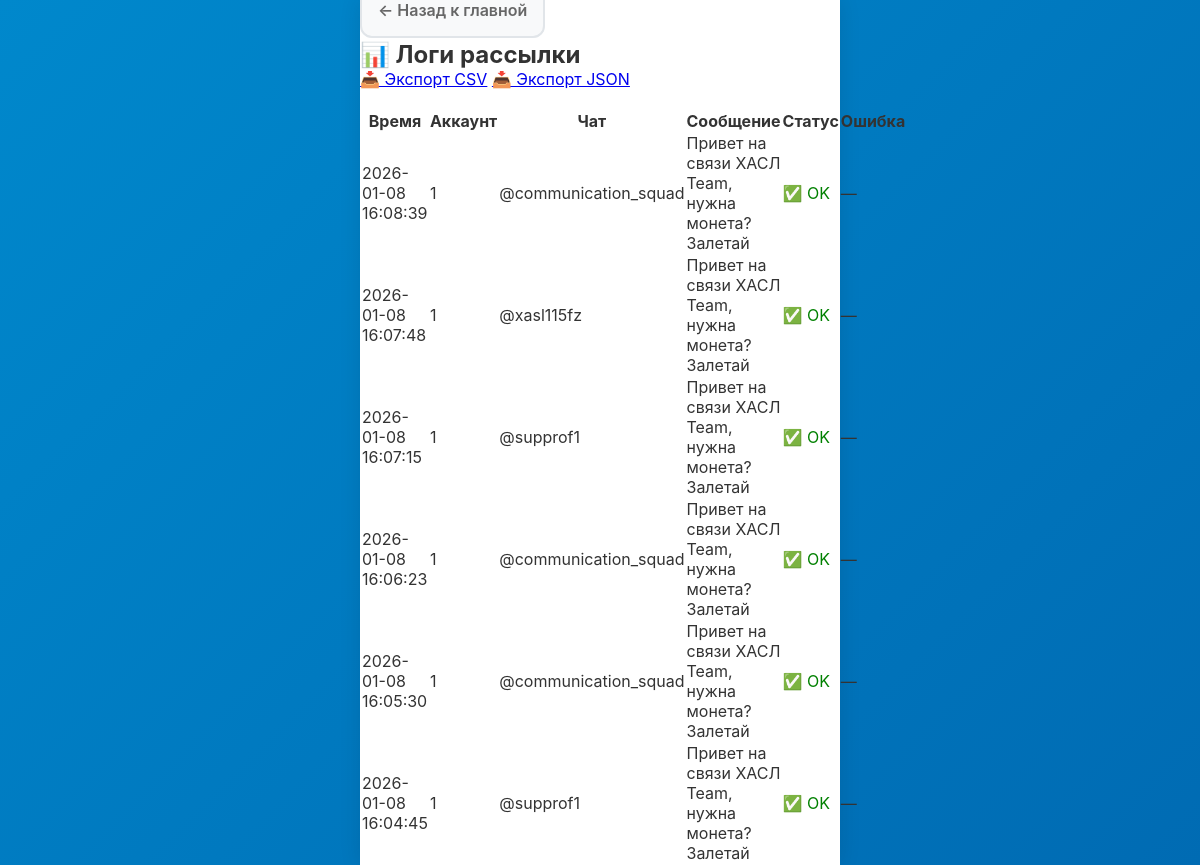
The page /logs (signed in) on the database as committed earlier.
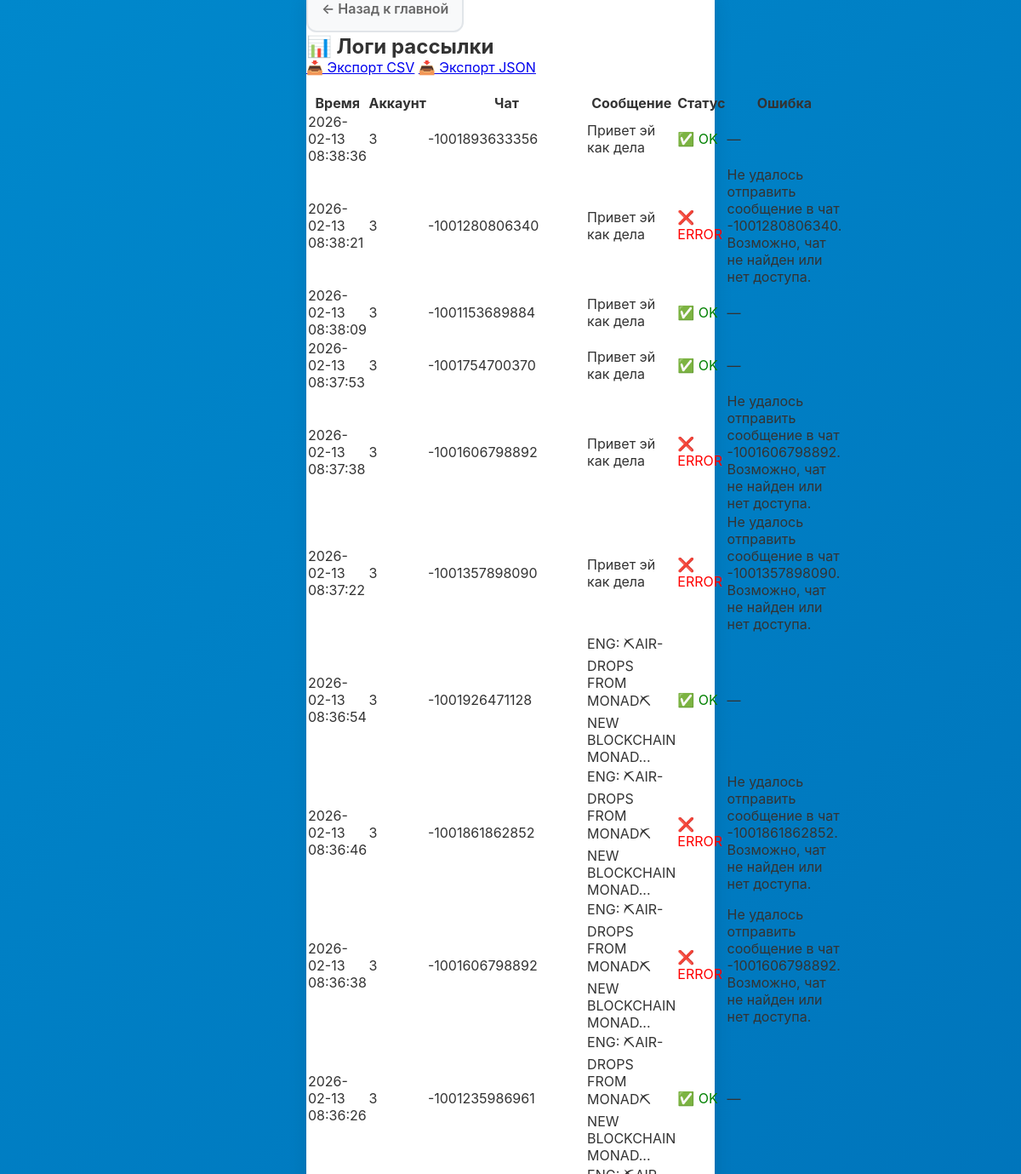
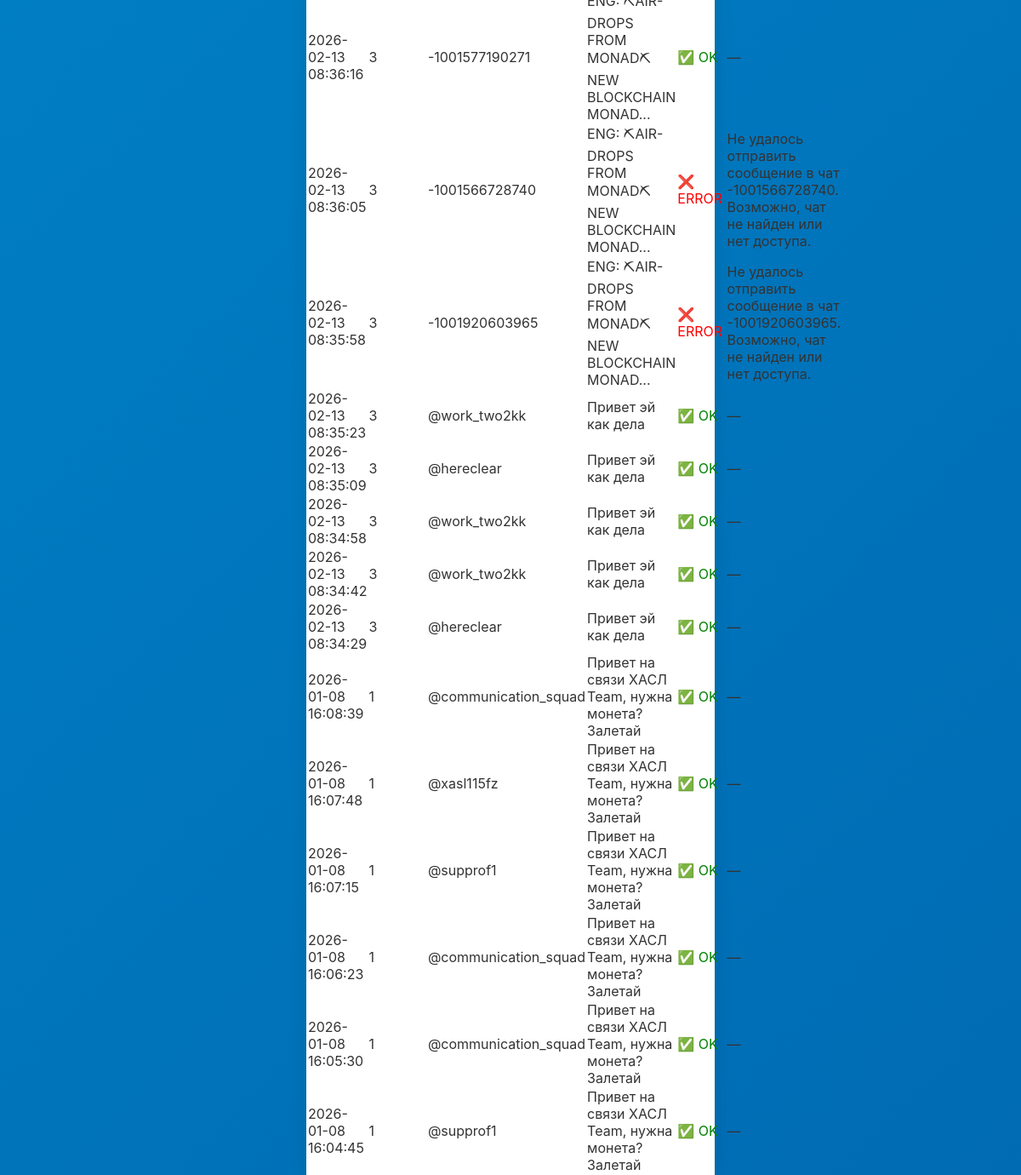
The same page on the database as committed later (2 pictures, top to bottom).
### app/db.py (models this page shows)
class Log(SQLModel, table=True):
    id: Optional[int] = Field(default=None, primary_key=True)
    account_id: int = Field(foreign_key="account.id")
    chat_id: Optional[int] = None
    chat_title: Optional[str] = None
    message: Optional[str] = None
    status: str                          # "OK" или "ERROR"
    error_reason: Optional[str] = None
    created_at: datetime = Field(default_factory=datetime.utcnow)
    account: Account = Relationship(back_populates="logs")

### app/routers.py (the view)
@router.get("/logs", response_class=HTMLResponse)
def list_logs(request: Request, session: Session = Depends(get_session), auth: bool = Depends(check_auth)):
    logs = session.exec(select(Log).order_by(Log.created_at.desc()).limit(100)).all()
    return templates.TemplateResponse("logs.html", {"request": request, "logs": logs})

### app/templates/logs.html
{% extends "base.html" %}
{% block content %}
<div style="margin-bottom: 20px;">
    <a href="/" class="btn btn-secondary" style="margin-right: 10px; text-decoration: none;">
        ← Назад к главной
    </a>
</div>
<h2>📊 Логи рассылки</h2>
<div style="margin-bottom: 20px;">
  <a href="/logs/export.csv" class="button">📥 Экспорт CSV</a>
  <a href="/logs/export.json" class="button">📥 Экспорт JSON</a>
</div>
<table>
  <tr>
    <th>Время</th>
    <th>Аккаунт</th>
    <th>Чат</th>
    <th>Сообщение</th>
    <th>Статус</th>
    <th>Ошибка</th>
  </tr>
  {% for log in logs %}
  <tr>
    <td>{{ log.created_at.strftime('%Y-%m-%d %H:%M:%S') }}</td>
    <td>{{ log.account_id }}</td>
    <td>{{ log.chat_title or log.chat_id or "—" }}</td>
    <td>{{ (log.message[:50] + "...") if log.message and log.message|length > 50 else (log.message or "—") }}</td>
    <td>
      {% if log.status == "OK" %}
        <span style="color: green;">✅ {{ log.status }}</span>
      {% else %}
        <span style="color: red;">❌ {{ log.status }}</span>
      {% endif %}
    </td>
    <td>{{ log.error_reason or "—" }}</td>
  </tr>
  {% endfor %}
</table>
{% endblock %}

### app/templates/base.html (shortened to what this page needs)
<!DOCTYPE html>
<html lang="ru">
<head>
</head>
<body>
    <div class="container">
        {% block content %}{% endblock %}
    </div>
</body>
</html>

### app/templates/base.html (style rules this page uses)
* { margin: 0; padding: 0; box-sizing: border-box; -webkit-tap-highlight-color: transparent; }
body { font-family: -apple-system, BlinkMacSystemFont, 'Segoe UI', Roboto, 'Helvetica Neue', Arial, sans-serif; background: linear-gradient(135deg, #0088cc 0%, #006bb3 100%); min-height: 100vh; color: #333; overflow-x: hidden; }
.container { max-width: 480px; margin: 0 auto; min-height: 100vh; background: #fff; position: relative; box-shadow: 0 0 20px rgba(0,0,0,0.1); }
.btn { width: 100%; padding: 16px; background: linear-gradient(135deg, #0088cc 0%, #006bb3 100%); color: white; border: none; border-radius: 12px; font-size: 16px; font-weight: 600; cursor: pointer; transition: all 0.3s ease; margin-top: 10px; }
.btn-secondary { background: #f8f9fa; color: #666; border: 2px solid #e1e5e9; }

Rows that differ between the two databases and show on the page:
added Log: created_at "2026-02-13 08:38:36", account_id "3", chat_title+chat "-1001893633356", message "Привет эй как дела", status "OK", error_reason "—"
added Log: created_at "2026-02-13 08:38:21", account_id "3", chat_title+chat "-1001280806340", message "Привет эй как дела", status "ERROR", error_reason "Не удалось отправить сообщение в чат -1001280806340. Возможно, чат не найден или нет доступа."
added Log: created_at "2026-02-13 08:38:09", account_id "3", chat_title+chat "-1001153689884", message "Привет эй как дела", status "OK", error_reason "—"
added Log: created_at "2026-02-13 08:37:53", account_id "3", chat_title+chat "-1001754700370", message "Привет эй как дела", status "OK", error_reason "—"
added Log: created_at "2026-02-13 08:37:38", account_id "3", chat_title+chat "-1001606798892", message "Привет эй как дела", status "ERROR", error_reason "Не удалось отправить сообщение в чат -1001606798892. Возможно, чат не найден или нет доступа."
added Log: created_at "2026-02-13 08:37:22", account_id "3", chat_title+chat "-1001357898090", message "Привет эй как дела", status "ERROR", error_reason "Не удалось отправить сообщение в чат -1001357898090. Возможно, чат не найден или нет доступа."
added Log: created_at "2026-02-13 08:36:54", account_id "3", chat_title+chat "-1001926471128", message "ENG: ⛏AIR-DROPS FROM MONAD⛏ NEW BLOCKCHAIN MONAD...", status "OK", error_reason "—"
added Log: created_at "2026-02-13 08:36:46", account_id "3", chat_title+chat "-1001861862852", message "ENG: ⛏AIR-DROPS FROM MONAD⛏ NEW BLOCKCHAIN MONAD...", status "ERROR", error_reason "Не удалось отправить сообщение в чат -1001861862852. Возможно, чат не найден или нет доступа."
added Log: created_at "2026-02-13 08:36:38", account_id "3", chat_title+chat "-1001606798892", message "ENG: ⛏AIR-DROPS FROM MONAD⛏ NEW BLOCKCHAIN MONAD...", status "ERROR", error_reason "Не удалось отправить сообщение в чат -1001606798892. Возможно, чат не найден или нет доступа."
added Log: created_at "2026-02-13 08:36:26", account_id "3", chat_title+chat "-1001235986961", message "ENG: ⛏AIR-DROPS FROM MONAD⛏ NEW BLOCKCHAIN MONAD...", status "OK", error_reason "—"
added Log: created_at "2026-02-13 08:36:16", account_id "3", chat_title+chat "-1001577190271", message "ENG: ⛏AIR-DROPS FROM MONAD⛏ NEW BLOCKCHAIN MONAD...", status "OK", error_reason "—"
added Log: created_at "2026-02-13 08:36:05", account_id "3", chat_title+chat "-1001566728740", message "ENG: ⛏AIR-DROPS FROM MONAD⛏ NEW BLOCKCHAIN MONAD...", status "ERROR", error_reason "Не удалось отправить сообщение в чат -1001566728740. Возможно, чат не найден или нет доступа."
added Log: created_at "2026-02-13 08:35:58", account_id "3", chat_title+chat "-1001920603965", message "ENG: ⛏AIR-DROPS FROM MONAD⛏ NEW BLOCKCHAIN MONAD...", status "ERROR", error_reason "Не удалось отправить сообщение в чат -1001920603965. Возможно, чат не найден или нет доступа."
added Log: created_at "2026-02-13 08:35:23", account_id "3", chat_title+chat "@work_two2kk", message "Привет эй как дела", status "OK", error_reason "—"
added Log: created_at "2026-02-13 08:35:09", account_id "3", chat_title+chat "@hereclear", message "Привет эй как дела", status "OK", error_reason "—"
added Log: created_at "2026-02-13 08:34:58", account_id "3", chat_title+chat "@work_two2kk", message "Привет эй как дела", status "OK", error_reason "—"
added Log: created_at "2026-02-13 08:34:42", account_id "3", chat_title+chat "@work_two2kk", message "Привет эй как дела", status "OK", error_reason "—"
added Log: created_at "2026-02-13 08:34:29", account_id "3", chat_title+chat "@hereclear", message "Привет эй как дела", status "OK", error_reason "—"
